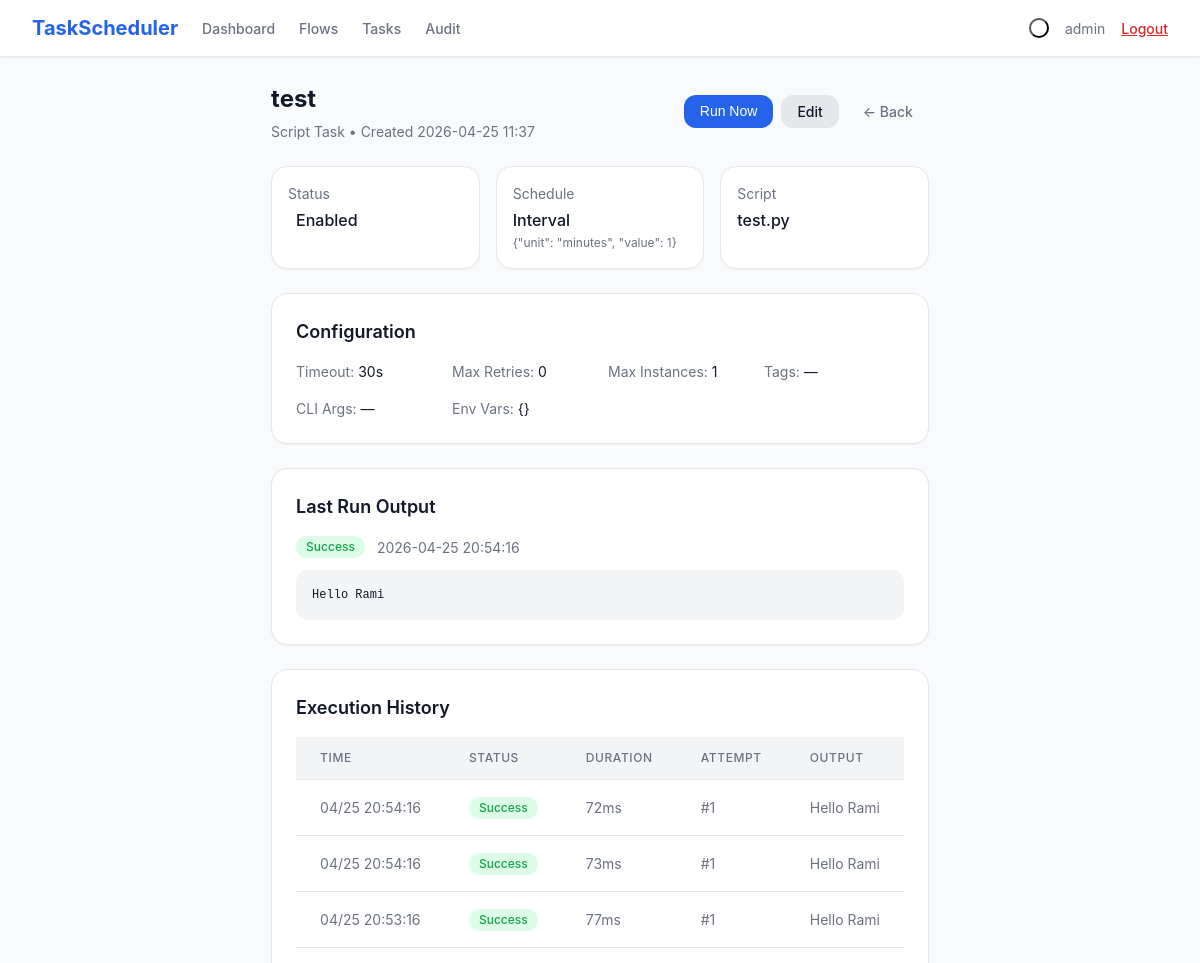
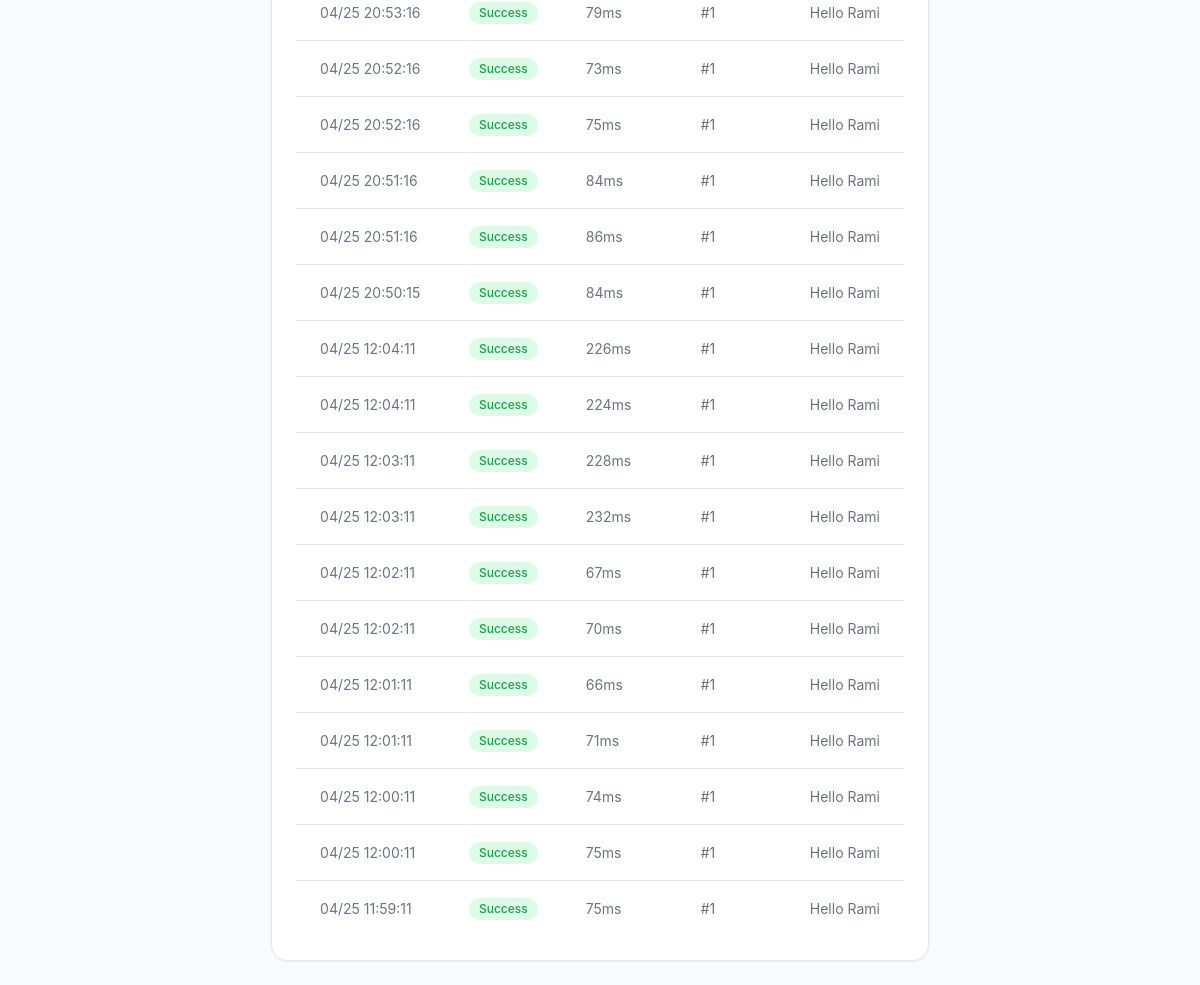
The page /task/2 (signed in) on the database as committed earlier (2 pictures, top to bottom).
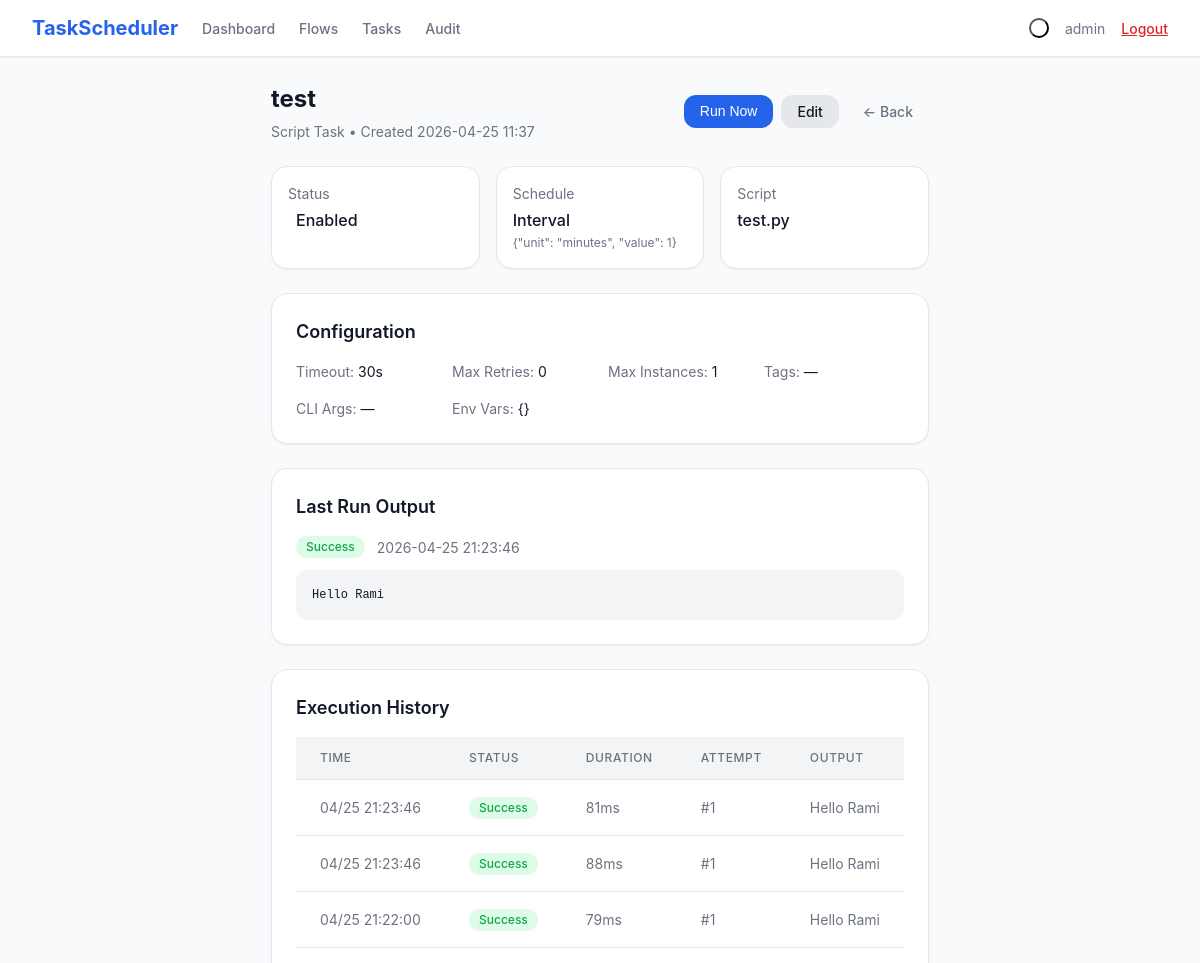
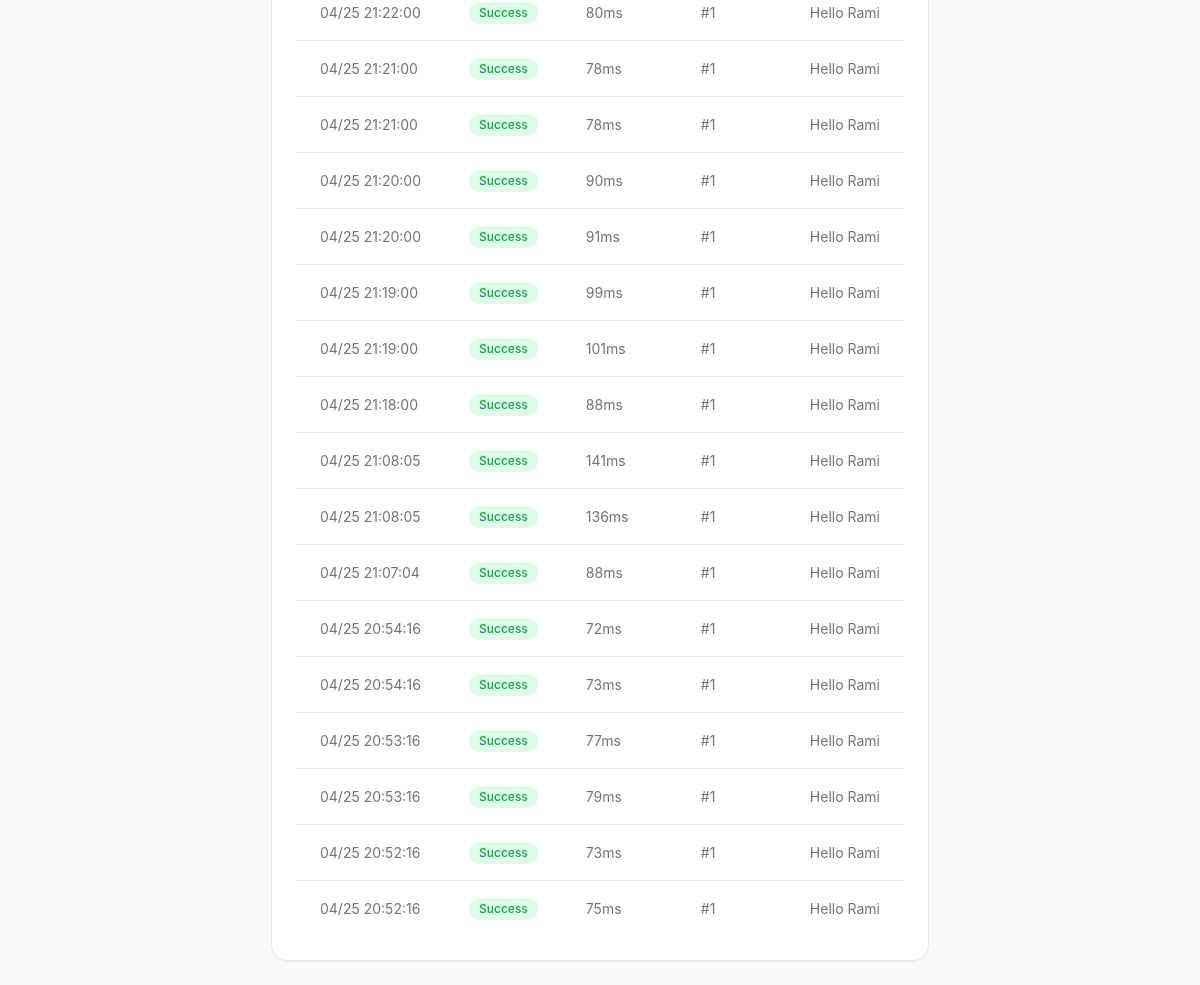
The same page on the database as committed later (2 pictures, top to bottom).
### models.py (models this page shows, shortened)
class Task(db.Model):
    __tablename__ = 'tasks'
    id = db.Column(db.Integer, primary_key=True)
    name = db.Column(db.String(200), nullable=False)
    script_path = db.Column(db.String(500), nullable=True)
    schedule_type = db.Column(db.String(50), nullable=False)
    schedule_config = db.Column(db.Text, default='{}')
    enabled = db.Column(db.Boolean, default=True)
    timeout_seconds = db.Column(db.Integer, default=30)
    env_vars = db.Column(db.Text, default='{}')
    cli_args = db.Column(db.Text, default='')
    tags = db.Column(db.String(500), default='')
    max_retries = db.Column(db.Integer, default=0)
    max_instances = db.Column(db.Integer, default=1)
    last_run_time = db.Column(db.DateTime, nullable=True)
    last_run_status = db.Column(db.String(20), nullable=True)
    last_run_output = db.Column(db.Text, nullable=True)
    next_run_time = db.Column(db.DateTime, nullable=True)
    created_at = db.Column(db.DateTime, default=datetime.utcnow)
    updated_at = db.Column(db.DateTime, default=datetime.utcnow, onupdate=datetime.utcnow)
    def get_schedule_config(self):
        return json.loads(self.schedule_config) if self.schedule_config else {}
    def get_env_vars(self):
        return json.loads(self.env_vars) if self.env_vars else {}

class ExecutionLog(db.Model):
    __tablename__ = 'execution_logs'
    id = db.Column(db.Integer, primary_key=True)
    task_id = db.Column(db.Integer, db.ForeignKey('tasks.id'), nullable=True)
    flow_id = db.Column(db.Integer, db.ForeignKey('flows.id'), nullable=True)
    run_time = db.Column(db.DateTime, default=datetime.utcnow)
    status = db.Column(db.String(20), nullable=False)
    output = db.Column(db.Text, nullable=True)
    duration_ms = db.Column(db.Integer, nullable=True)
    attempt_number = db.Column(db.Integer, default=1)
    created_at = db.Column(db.DateTime, default=datetime.utcnow)

### app.py (the view)
@app.route('/task/<int:id>')
@login_required
def task_detail(id):
    task = Task.query.get_or_404(id)
    logs = ExecutionLog.query.filter_by(task_id=id).order_by(ExecutionLog.run_time.desc()).limit(20).all()
    return render_template('task_detail.html', task=task, logs=logs)

### app.py (called while the page is built)
def login_required(f):
    @wraps(f)
    def decorated_function(*args, **kwargs):
        if 'user_id' not in session:
            if request.is_json or request.path.startswith('/api/'):
                return jsonify({'error': 'Unauthorized'}), 401
            return redirect(url_for('login'))
        return f(*args, **kwargs)
    return decorated_function

### templates/task_detail.html (shortened to what the changed rows need)
{% extends "base.html" %}
{% block content %}
<div class="max-w-5xl mx-auto space-y-6">
    <div class="flex items-center justify-between">
        <div>
            <h1 class="text-2xl font-bold text-body">{{ task.name }}</h1>
            <p class="text-sm text-muted mt-1">Script Task &bull; Created {{ task.created_at.strftime('%Y-%m-%d %H:%M') }}</p>
        </div>
    </div>
    <div class="grid grid-2 md-grid-3 gap-4">
        <div class="card p-4">
            <div class="flex items-center gap-2 mt-1">
                <span class="font-medium text-body">{{ 'Enabled' if task.enabled else 'Disabled' }}</span>
            </div>
        </div>
        <div class="card p-4">
            <div class="text-sm text-muted">Schedule</div>
            <div class="font-medium text-body mt-1">{{ task.schedule_type|title }}</div>
            <div class="text-xs text-muted mt-0-5">{{ task.get_schedule_config()|tojson }}</div>
        </div>
        <div class="card p-4">
            <div class="text-sm text-muted">Script</div>
            <div class="font-medium text-body mt-1">{{ task.script_path or 'No script' }}</div>
        </div>
    </div>
    <div class="card p-6">
        <div class="grid grid-2 md-grid-4 gap-4 text-sm">
            <div><span class="text-muted">Timeout:</span> <span class="text-body">{{ task.timeout_seconds }}s</span></div>
            <div><span class="text-muted">Max Retries:</span> <span class="text-body">{{ task.max_retries }}</span></div>
            <div><span class="text-muted">Max Instances:</span> <span class="text-body">{{ task.max_instances }}</span></div>
            <div><span class="text-muted">Tags:</span> <span class="text-body">{{ task.tags or '—' }}</span></div>
            <div><span class="text-muted">CLI Args:</span> <span class="text-body">{{ task.cli_args or '—' }}</span></div>
            <div class="col-span-2"><span class="text-muted">Env Vars:</span> <span class="text-body">{{ task.get_env_vars()|tojson }}</span></div>
        </div>
    </div>
    {% if task.last_run_output %}
    <div class="card p-6">
        <h3 class="text-lg font-semibold text-body mb-4">Last Run Output</h3>
        <div class="flex items-center gap-3 mb-3">
            <span class="badge {% if task.last_run_status == 'success' %}badge-green{% else %}badge-red{% endif %}">{{ task.last_run_status|title }}</span>
            <span class="text-sm text-muted">{{ task.last_run_time.strftime('%Y-%m-%d %H:%M:%S') if task.last_run_time }}</span>
        </div>
        <pre class="bg-gray-100 dark:bg-gray-900 p-4 rounded-lg text-xs font-mono text-body overflow-auto max-h-96">{{ task.last_run_output }}</pre>
    </div>
    {% endif %}
    <div class="card p-6">
        {% if logs %}
        <div class="table-wrap">
            <table>
                <thead><tr><th>Time</th><th>Status</th><th>Duration</th><th>Attempt</th><th>Output</th></tr></thead>
                <tbody>
                    {% for log in logs %}
                    <tr>
                        <td class="text-muted whitespace-nowrap">{{ log.run_time.strftime('%m/%d %H:%M:%S') }}</td>
                        <td><span class="badge {% if log.status == 'success' %}badge-green{% else %}badge-red{% endif %}">{{ log.status|title }}</span></td>
                        <td class="text-muted">{{ log.duration_ms }}ms</td>
                        <td class="text-muted">#{{ log.attempt_number }}</td>
                        <td class="text-muted max-w-md truncate">{{ log.output or '—' }}</td>
                    </tr>
                    {% endfor %}
                </tbody>
            </table>
        </div>
        {% else %}
        <p class="text-light text-sm">No execution history yet.</p>
        {% endif %}
    </div>
</div>
{% endblock %}

Rows that differ between the two databases and show on the page:
no longer on this page (row unchanged): ExecutionLog: run_time "04/25 20:51:16", status "Success", duration_ms "84", attempt_number "1", output "Hello Rami"
no longer on this page (row unchanged): ExecutionLog: run_time "04/25 20:51:16", status "Success", duration_ms "86", attempt_number "1", output "Hello Rami"
no longer on this page (row unchanged): ExecutionLog: run_time "04/25 20:50:15", status "Success", duration_ms "84", attempt_number "1", output "Hello Rami"
no longer on this page (row unchanged): ExecutionLog: run_time "04/25 12:04:11", status "Success", duration_ms "226", attempt_number "1", output "Hello Rami"
no longer on this page (row unchanged): ExecutionLog: run_time "04/25 12:04:11", status "Success", duration_ms "224", attempt_number "1", output "Hello Rami"
no longer on this page (row unchanged): ExecutionLog: run_time "04/25 12:03:11", status "Success", duration_ms "228", attempt_number "1", output "Hello Rami"
no longer on this page (row unchanged): ExecutionLog: run_time "04/25 12:03:11", status "Success", duration_ms "232", attempt_number "1", output "Hello Rami"
no longer on this page (row unchanged): ExecutionLog: run_time "04/25 12:02:11", status "Success", duration_ms "67", attempt_number "1", output "Hello Rami"
no longer on this page (row unchanged): ExecutionLog: run_time "04/25 12:02:11", status "Success", duration_ms "70", attempt_number "1", output "Hello Rami"
no longer on this page (row unchanged): ExecutionLog: run_time "04/25 12:01:11", status "Success", duration_ms "66", attempt_number "1", output "Hello Rami"
no longer on this page (row unchanged): ExecutionLog: run_time "04/25 12:01:11", status "Success", duration_ms "71", attempt_number "1", output "Hello Rami"
no longer on this page (row unchanged): ExecutionLog: run_time "04/25 12:00:11", status "Success", duration_ms "74", attempt_number "1", output "Hello Rami"
no longer on this page (row unchanged): ExecutionLog: run_time "04/25 12:00:11", status "Success", duration_ms "75", attempt_number "1", output "Hello Rami"
no longer on this page (row unchanged): ExecutionLog: run_time "04/25 11:59:11", status "Success", duration_ms "75", attempt_number "1", output "Hello Rami"
changed Task "test": last_run_time "2026-04-25 20:54:16" → "2026-04-25 21:23:46"
added ExecutionLog: run_time "04/25 21:23:46", status "Success", duration_ms "81", attempt_number "1", output "Hello Rami"
added ExecutionLog: run_time "04/25 21:23:46", status "Success", duration_ms "88", attempt_number "1", output "Hello Rami"
added ExecutionLog: run_time "04/25 21:22:00", status "Success", duration_ms "79", attempt_number "1", output "Hello Rami"
added ExecutionLog: run_time "04/25 21:22:00", status "Success", duration_ms "80", attempt_number "1", output "Hello Rami"
added ExecutionLog: run_time "04/25 21:21:00", status "Success", duration_ms "78", attempt_number "1", output "Hello Rami"
added ExecutionLog: run_time "04/25 21:21:00", status "Success", duration_ms "78", attempt_number "1", output "Hello Rami"
added ExecutionLog: run_time "04/25 21:20:00", status "Success", duration_ms "90", attempt_number "1", output "Hello Rami"
added ExecutionLog: run_time "04/25 21:20:00", status "Success", duration_ms "91", attempt_number "1", output "Hello Rami"
added ExecutionLog: run_time "04/25 21:19:00", status "Success", duration_ms "99", attempt_number "1", output "Hello Rami"
added ExecutionLog: run_time "04/25 21:19:00", status "Success", duration_ms "101", attempt_number "1", output "Hello Rami"
added ExecutionLog: run_time "04/25 21:18:00", status "Success", duration_ms "88", attempt_number "1", output "Hello Rami"
added ExecutionLog: run_time "04/25 21:08:05", status "Success", duration_ms "141", attempt_number "1", output "Hello Rami"
added ExecutionLog: run_time "04/25 21:08:05", status "Success", duration_ms "136", attempt_number "1", output "Hello Rami"
added ExecutionLog: run_time "04/25 21:07:04", status "Success", duration_ms "88", attempt_number "1", output "Hello Rami"
